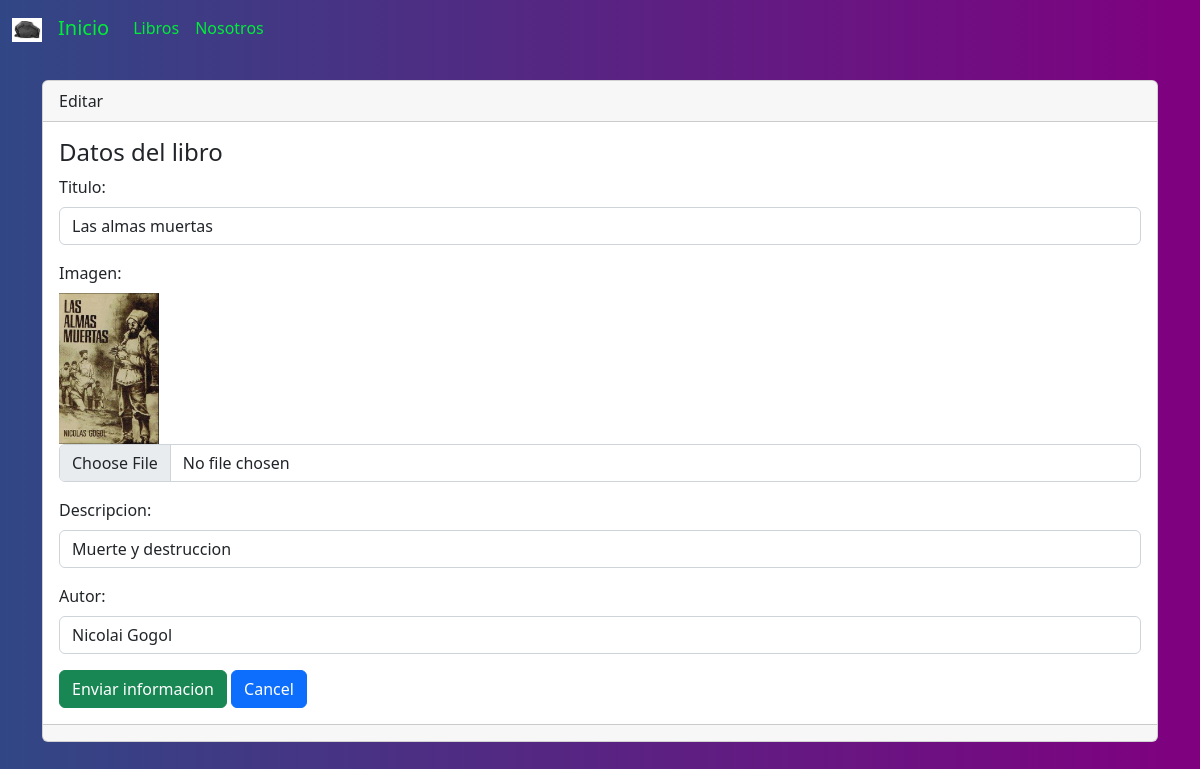
The app's page /libros/editar/4 with its own data.
### libreria/models.py (models this page shows, shortened)
class Libro(models.Model):
    id = models.AutoField(primary_key=True)
    titulo = models.CharField(max_length=100, verbose_name='Titulo')
    imagen = models.ImageField(upload_to='imagenes/', verbose_name='imagen', null=True)
    descripcion = models.TextField(verbose_name='Descripcion', null=True)
    autor = models.CharField(max_length=100, verbose_name='autor', null=True)

### libreria/views.py (the view)
# urls.py: path('libros/editar', views.editar_libro, name='editar'),
def editar_libro(request, id):
    libro = Libro.objects.get(id=id)
    formulario = LibroForm(request.POST or None, request.FILES or None, instance=libro)
    if formulario.is_valid() and request.POST:
        formulario.save()
        return redirect('libros')
    return render(request, 'paginas/libros/editar.html', {'formulario': formulario})

### libreria/forms.py
class LibroForm(forms.ModelForm):
    class Meta:
        model = Libro
        fields = '__all__'

### libreria/templates/paginas/libros/editar.html (shortened to what this page needs)
{% extends "base.html" %}
{% block contenido %}
<div class="card">
    <div class="card-header">
        Editar
    </div>
    <div class="card-body">
        <h4 class="card-title">Datos del libro</h4>
        {%  include 'paginas/libros/form.html' %}
    </div>
    <div class="card-footer text-muted">
    </div>
</div>
{% endblock contenido %}

### libreria/templates/paginas/libros/form.html (shortened to what this page needs)
<form enctype="multipart/form-data" method="post">
  {% for campo in formulario %}
    <div class="mb-3">
      <label for="" class="form-label">{{ campo.label }}:</label>
      {% if campo.field.widget.input_type == 'file' and campo.value %}
      <br>
      <img src="{{ MEDIA_URL }}/imagenes/{{ campo.value }}" width="100"/>
      {% endif %}
      <input
      type="{{ campo.field.widget.input_type }}"
      class="form-control"
      name="{{ campo.name }}"
      id=""
      aria-describedby="helpId"
      placeholder="{{ campo.label }}"
      value = "{{ campo.value | default:'' }}"
      />
    </div>
  {% endfor %}
    <input name="" id="" class="btn btn-success" type="submit" value="Enviar informacion">
    <a name="" id="" class="btn btn-primary" href="{% url 'libros' %}" role="button">Cancel</a>
</form>

### static/css/styles.css (style rules this page uses)
body { background: #000000; background: -webkit-linear-gradient(to right,#314785 , #800080); background: linear-gradient(to right, #314785, #800080); }

### records on screen
Libro: titulo "Las almas muertas" "Muerte y destruccion" "Nicolai Gogol", value (picture)

### other values on screen
{{ campo.label }} "Titulo" "Imagen" "Descripcion" "Autor"
